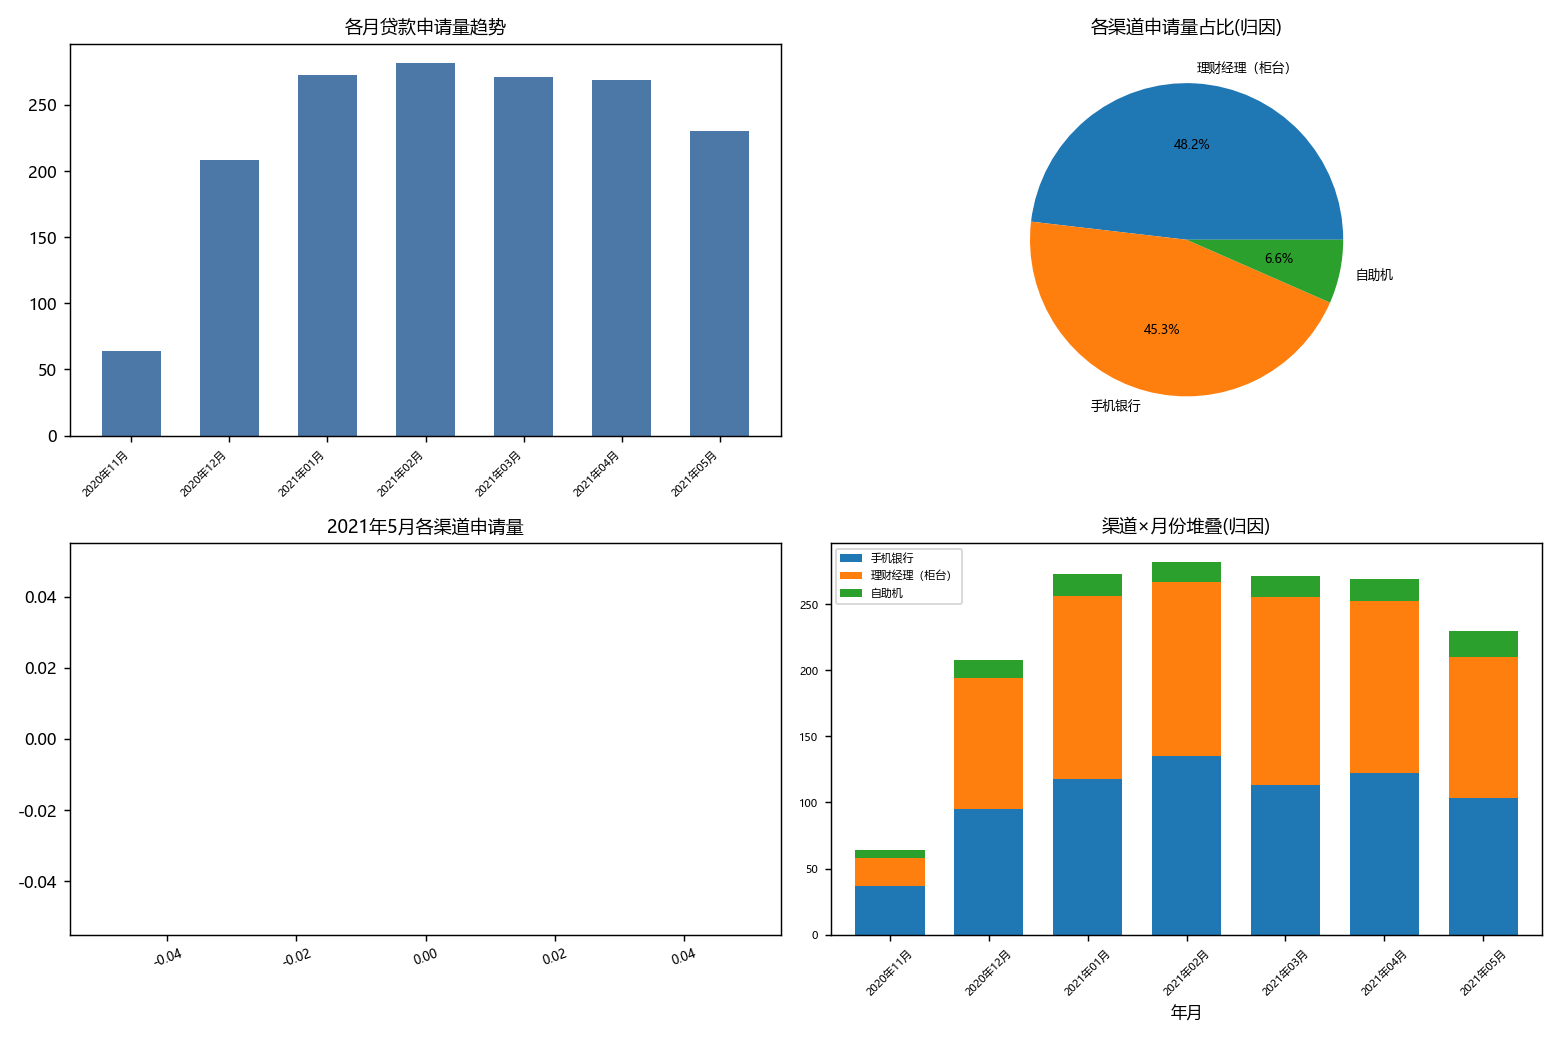

Python code for this plot:
"""第5章 WPS归因分析-银行贷款申请 -> Python
原素材: 第5章 WPS归因分析案例-银行案例/归因分析数据.xlsx (贷款申请表1597行: 申请书/申请日期/申请渠道)
内涵: 归因分析按渠道、月份拆解贷款申请量, 量化各渠道对总量的贡献(归因),
      输出2021年5月月度报告, 指导线上化运营。
"""
from pathlib import Path
import pandas as pd
import matplotlib.pyplot as plt

plt.rcParams['font.sans-serif'] = ['Microsoft YaHei']
plt.rcParams['axes.unicode_minus'] = False
plt.rcParams['font.size'] = 9

ROOT = Path(__file__).resolve().parent.parent
F = ROOT / "CDA 教材资料2025" / "1《CDA 一级认证教材：商业数据分析》" / "第5章 业务数据分析" / "第5章 WPS归因分析案例-银行案例" / "归因分析数据.xlsx"
df = pd.read_excel(F)
df["申请日期"] = pd.to_datetime(df["申请日期"])
df["年月"] = df["申请日期"].dt.strftime("%Y年%m月")

monthly = df.groupby("年月")["申请书编号（主键）"].count().sort_index()
chan = df.groupby("申请渠道")["申请书编号（主键）"].count().sort_values(ascending=False)
may = df[df["年月"] == "2021年5月"]
may_chan = may.groupby("申请渠道")["申请书编号（主键）"].count().sort_values(ascending=False)
print(f"总申请{len(df)}  渠道数={df['申请渠道'].nunique()}")
print("\n== 各渠道申请量(归因) ==\n", chan.to_string())
print(f"\n== 2021年5月 各渠道 ==\n{may_chan.to_string()}")

fig, axes = plt.subplots(2, 2, figsize=(12, 8))
axes[0, 0].bar(range(len(monthly)), monthly.values, width=0.6, color="#4C78A8")
axes[0, 0].set_xticks(range(len(monthly))); axes[0, 0].set_xticklabels(monthly.index, rotation=45, ha="right", fontsize=6)
axes[0, 0].set_title("各月贷款申请量趋势", fontsize=10)
axes[0, 1].pie(chan.values, labels=chan.index, autopct="%1.1f%%", textprops={"fontsize": 7})
axes[0, 1].set_title("各渠道申请量占比(归因)", fontsize=10)
axes[1, 0].bar(may_chan.index, may_chan.values, width=0.5, color="#F58518")
axes[1, 0].set_title("2021年5月各渠道申请量", fontsize=10); axes[1, 0].tick_params(axis='x', rotation=20, labelsize=7)
for i, v in enumerate(may_chan.values):
    axes[1, 0].text(i, v, str(v), ha='center', va='bottom', fontsize=7)
pivot = df.groupby(["年月", "申请渠道"])["申请书编号（主键）"].count().unstack(fill_value=0).sort_index()
pivot.plot(kind="bar", stacked=True, ax=axes[1, 1], width=0.7, legend=True, fontsize=6)
axes[1, 1].set_title("渠道×月份堆叠(归因)", fontsize=10); axes[1, 1].tick_params(axis='x', rotation=45, labelsize=6)
axes[1, 1].legend(fontsize=6, loc="upper left")
plt.tight_layout()
out = Path(__file__).resolve().parent / "第05章_贷款归因分析.png"
plt.savefig(out, dpi=130)
print(f"图已保存: {out.name}")
